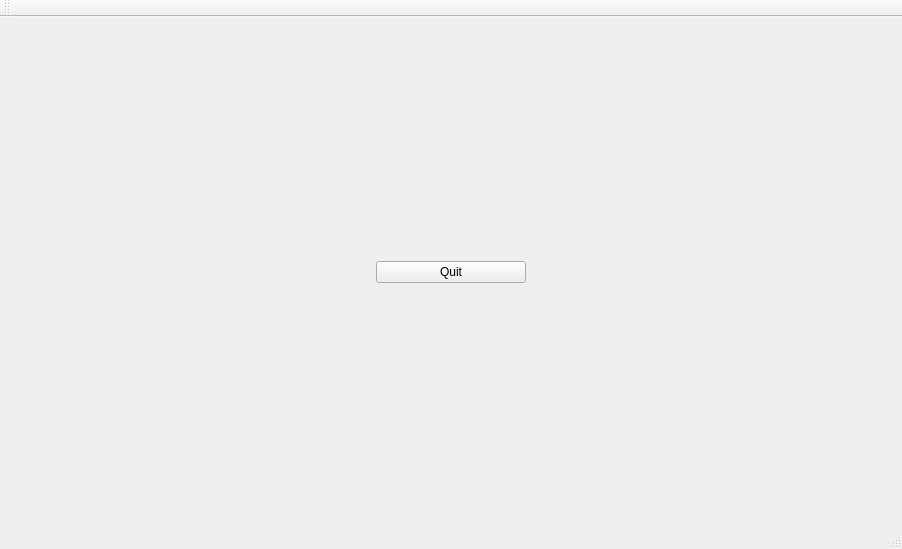
<?xml version="1.0" encoding="UTF-8"?>
<ui version="4.0">
 <class>MainWindow</class>
 <widget class="QMainWindow" name="MainWindow">
  <property name="geometry">
   <rect>
    <x>0</x>
    <y>0</y>
    <width>902</width>
    <height>549</height>
   </rect>
  </property>
  <property name="sizePolicy">
   <sizepolicy hsizetype="Preferred" vsizetype="Preferred">
    <horstretch>0</horstretch>
    <verstretch>0</verstretch>
   </sizepolicy>
  </property>
  <property name="windowTitle">
   <string>MainWindow</string>
  </property>
  <widget class="QWidget" name="centralwidget">
   <property name="sizePolicy">
    <sizepolicy hsizetype="Preferred" vsizetype="Preferred">
     <horstretch>0</horstretch>
     <verstretch>0</verstretch>
    </sizepolicy>
   </property>
   <layout class="QHBoxLayout" name="horizontalLayout">
    <item>
     <layout class="QGridLayout" name="gridLayout">
      <property name="sizeConstraint">
       <enum>QLayout::SetFixedSize</enum>
      </property>
      <item row="0" column="0">
       <widget class="QPushButton" name="quit">
        <property name="sizePolicy">
         <sizepolicy hsizetype="Fixed" vsizetype="Fixed">
          <horstretch>0</horstretch>
          <verstretch>0</verstretch>
         </sizepolicy>
        </property>
        <property name="minimumSize">
         <size>
          <width>150</width>
          <height>0</height>
         </size>
        </property>
        <property name="text">
         <string>Quit</string>
        </property>
       </widget>
      </item>
     </layout>
    </item>
    <item>
     <layout class="QVBoxLayout" name="layout_scene">
      <property name="sizeConstraint">
       <enum>QLayout::SetDefaultConstraint</enum>
      </property>
     </layout>
    </item>
   </layout>
  </widget>
  <widget class="QMenuBar" name="menubar">
   <property name="geometry">
    <rect>
     <x>0</x>
     <y>0</y>
     <width>902</width>
     <height>25</height>
    </rect>
   </property>
  </widget>
  <widget class="QStatusBar" name="statusbar"/>
  <widget class="QToolBar" name="toolBar">
   <property name="sizePolicy">
    <sizepolicy hsizetype="Preferred" vsizetype="Preferred">
     <horstretch>0</horstretch>
     <verstretch>0</verstretch>
    </sizepolicy>
   </property>
   <property name="windowTitle">
    <string>toolBar</string>
   </property>
   <attribute name="toolBarArea">
    <enum>TopToolBarArea</enum>
   </attribute>
   <attribute name="toolBarBreak">
    <bool>false</bool>
   </attribute>
  </widget>
 </widget>
 <resources/>
 <connections/>
</ui>
